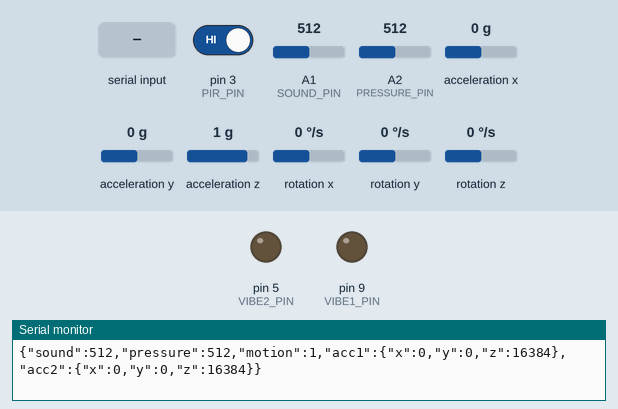
The sketch below on a simulated Arduino Uno, built with avr-gcc and run on an emulated ATmega328P. Shown: output pins drawn as LEDs (lit = HIGH), the last lines printed to the serial monitor. Inputs (shaded band) come from the test bench; at power-on: pin 3 (PIR_PIN) HIGH, A1 (SOUND_PIN) = 512, A2 (PRESSURE_PIN) = 512, acceleration x 0 g, acceleration y 0 g, acceleration z 1 g, rotation x 0 °/s, rotation y 0 °/s, rotation z 0 °/s.

Above: at 1.2 s.
1.3 s: "VIBRATE:ALL\n" received over the second serial link
At 2.9 s:
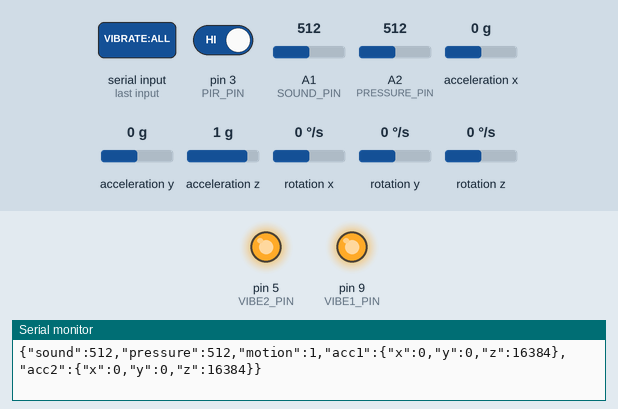
4.6 s: "VIBRATE:SPOT1\n" received over the second serial link
At 6.1 s:
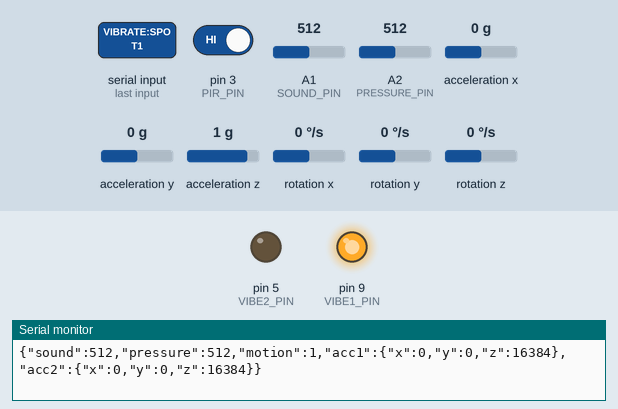
7.8 s: "VIBRATE:SPOT2\n" received over the second serial link
At 9.2 s:
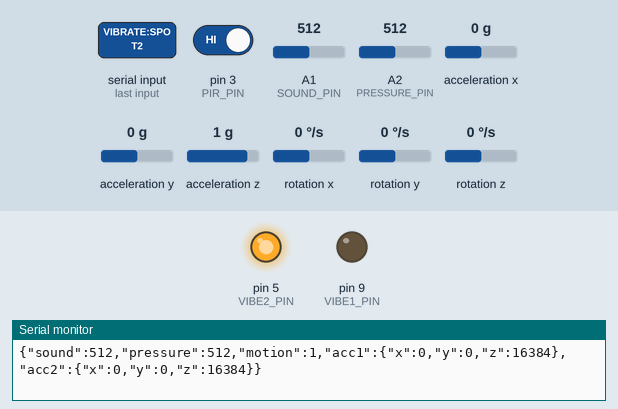
Timing chart, 0 to 11.0 s (numbered marks = the images above; inputs shaded):
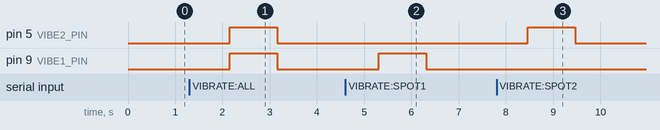

The sketch:

sketch_may21a.ino
```cpp
#include <Wire.h>
#include <MPU6050.h>
#include <DHT.h>
#include <SoftwareSerial.h>

#define DHTPIN 2
#define DHTTYPE DHT11
#define CDS_PIN A0
#define SOUND_PIN A1
#define PRESSURE_PIN A2
#define PIR_PIN 3
#define VIBE1_PIN 9
#define VIBE2_PIN 5

DHT dht(DHTPIN, DHTTYPE);
SoftwareSerial BTSerial(10, 11);
MPU6050 mpu1(0x68);  // ADO → GND
MPU6050 mpu2(0x69);  // ADO → VCC

String inputCommand = "";
unsigned long lastEnvSend = 0;
const unsigned long ENV_INTERVAL = 10UL * 60UL * 1000UL;  // 10분

void setup() {
  Serial.begin(9600);
  BTSerial.begin(9600);
  dht.begin();
  Wire.begin();
  mpu1.initialize();
  mpu2.initialize();

  pinMode(PIR_PIN, INPUT);
  pinMode(VIBE1_PIN, OUTPUT);
  pinMode(VIBE2_PIN, OUTPUT);
  digitalWrite(VIBE1_PIN, LOW);
  digitalWrite(VIBE2_PIN, LOW);
}

void loop() {
  unsigned long now = millis();

  // 블루투스 명령 수신
  while (BTSerial.available()) {
    char c = BTSerial.read();
    if (c == '\n') {
      inputCommand.trim();
      handleCommand(inputCommand);
      inputCommand = "";
    } else {
      inputCommand += c;
    }
  }

  // 센서 읽기
  int sound = analogRead(SOUND_PIN);
  int pressure = analogRead(PRESSURE_PIN);
  int motion = digitalRead(PIR_PIN);

  int16_t ax1, ay1, az1, ax2, ay2, az2;
  mpu1.getAcceleration(&ax1, &ay1, &az1);
  mpu2.getAcceleration(&ax2, &ay2, &az2);

  // 실시간 JSON 전송
  String liveJson = "{";
  liveJson += "\"sound\":" + String(sound) + ",";
  liveJson += "\"pressure\":" + String(pressure) + ",";
  liveJson += "\"motion\":" + String(motion) + ",";
  liveJson += "\"acc1\":{\"x\":" + String(ax1) + ",\"y\":" + String(ay1) + ",\"z\":" + String(az1) + "},";
  liveJson += "\"acc2\":{\"x\":" + String(ax2) + ",\"y\":" + String(ay2) + ",\"z\":" + String(az2) + "}";
  liveJson += "}";

  Serial.println(liveJson);
  BTSerial.println(liveJson);

  // 환경 데이터는 10분마다 전송
  if (now - lastEnvSend >= ENV_INTERVAL) {
    float temp = dht.readTemperature();
    float humid = dht.readHumidity();
    int cds = analogRead(CDS_PIN);

    String envJson = "{";
    envJson += "\"temp\":" + String(temp, 1) + ",";
    envJson += "\"humid\":" + String(humid, 1) + ",";
    envJson += "\"cds\":" + String(cds);
    envJson += "}";

    Serial.println(envJson);
    BTSerial.println(envJson);

    lastEnvSend = now;
  }

  delay(2000);  // 실시간 데이터 주기
}

void handleCommand(String command) {
  if (command == "VIBRATE:ALL") {
    digitalWrite(VIBE1_PIN, HIGH);
    digitalWrite(VIBE2_PIN, HIGH);
    delay(1000);
    digitalWrite(VIBE1_PIN, LOW);
    digitalWrite(VIBE2_PIN, LOW);
  }
  else if (command == "VIBRATE:SPOT1") {
    digitalWrite(VIBE1_PIN, HIGH);
    delay(1000);
    digitalWrite(VIBE1_PIN, LOW);
  }
  else if (command == "VIBRATE:SPOT2") {
    digitalWrite(VIBE2_PIN, HIGH);
    delay(1000);
    digitalWrite(VIBE2_PIN, LOW);
  }
}
```

Measured:
- after the input at 1.3 s, pin 5 (VIBE2_PIN), pin 9 (VIBE1_PIN): LOW → HIGH after 0.85 s, → LOW 1.0 s later
- after the input at 4.6 s, pin 9 (VIBE1_PIN): LOW → HIGH after 0.71 s, → LOW 1.0 s later
- after the input at 7.8 s, pin 5 (VIBE2_PIN): LOW → HIGH after 0.66 s, → LOW 1.0 s later
